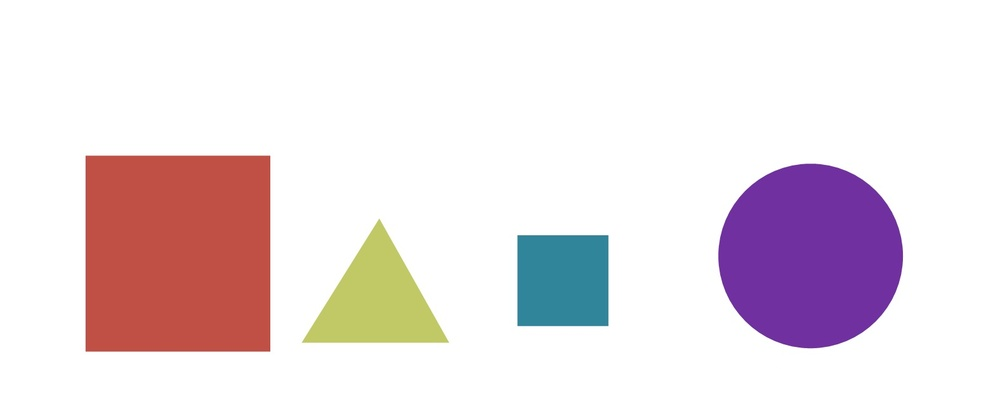
#> input picture images/bunchofshapes.jpg, 1000 x 409 px, shrunk from 1576 x 645 before the run
$ jupyter execute 12+moments+sorting+approximating+matching+contours.ipynb
#> lines starting #> are read from the running program, lines starting #| are printed output that depends on the picture; after the words box and inside, x2 and y2 are one past the last pixel; in counts of white or black regions, pixels touching at a corner belong together
Topicos
1. Classificar contornos por área.
2. Classificar da esquerda para a direita (ótimo para OCR).
3. Aproximar contornos.
4. Envoltório convexo (convex hull).

[cell 1]
import cv2
from matplotlib import pyplot as plt
import numpy as np

def imshow(image = None, size = 10):
    h, w = image.shape[0], image.shape[1]
    aspect_ratio = h/w
    plt.figure(figsize=(size * aspect_ratio,size))
    plt.imshow(cv2.cvtColor(image, cv2.COLOR_BGR2RGB))
    plt.show()

[cell 2]
image = cv2.imread('images/bunchofshapes.jpg')
#> image is the input picture: shape (409, 1000, 3); mean B, G, R 226.7, 222.2, 234.4
imshow(image)


gray = cv2.cvtColor(image,cv2.COLOR_BGR2GRAY)

edged = cv2.Canny(gray, 50, 200)
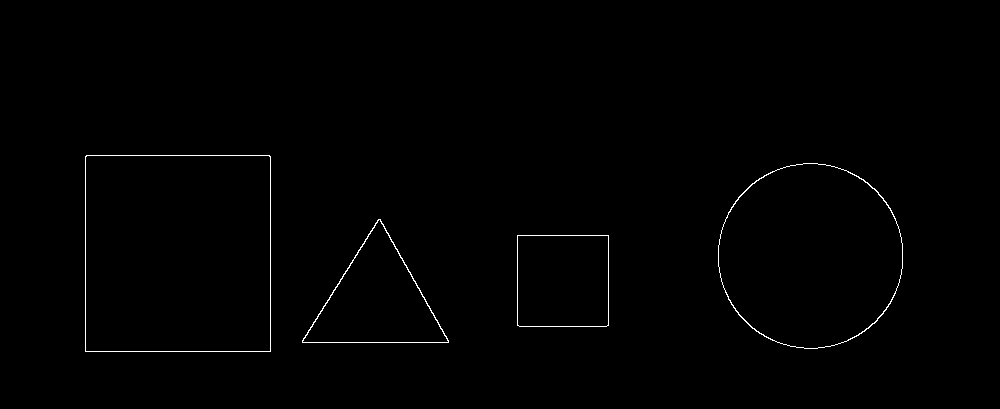
#> edged: shape (409, 1000); 0.57% white in thin lines or dots, all inside (x1, y1, x2, y2) = (85, 155, 903, 352)
imshow(edged)

contours, hierarchy = cv2.findContours(edged.copy(), cv2.RETR_EXTERNAL, cv2.CHAIN_APPROX_NONE)
#> contours = 4 contours; box (x1, y1, x2, y2) and area: (85, 155, 271, 352) 36259, (718, 163, 903, 349) 26813, (302, 219, 449, 343) 9207, (517, 235, 609, 327) 8278
print(len(contours))
#| 4

cv2.drawContours(image, contours, -1, (0,255,0), 3)
imshow(image)

### Classificar contornos por área.

[cell 3]
def get_contour_areas(contours):
    all_areas = []
    for cnt in contours:
        area = cv2.contourArea(cnt)
        all_areas.append(area)
#> this loop made 4 passes
#> area on passes 1 to 4: 8278, 9207, 26813, 36259
#> after the loop, all_areas = [8278, 9207, 26813, 36259]
    return all_areas

image = cv2.imread('images/bunchofshapes.jpg')

print("Original:")
print(get_contour_areas(contours))
#| [8278.0, 9207.0, 26813.0, 36259.0]

sorted_contours = sorted(contours, key=cv2.contourArea, reverse=True)
#> sorted_contours has the same summary as contours

print("Ordenado:")
print(get_contour_areas(sorted_contours))
#> the loop in get_contour_areas (call 2), `for cnt in contours:` made 4 passes
#| [36259.0, 26813.0, 9207.0, 8278.0]

for (i,c) in enumerate(sorted_contours):
    M = cv2.moments(c)
    cx = int(M['m10'] / M['m00'])
    cy = int(M['m01'] / M['m00'])
    cv2.putText(image, str(i+1), (cx, cy), cv2.FONT_HERSHEY_SIMPLEX, 2, (0, 255, 0), 3)
    cv2.drawContours(image, [c], -1, (255,0,0), 3)
#> this loop made 4 passes
#> (cx, cy) on passes 1 to 4: (177, 253), (810, 255), (376, 300), (562, 280)
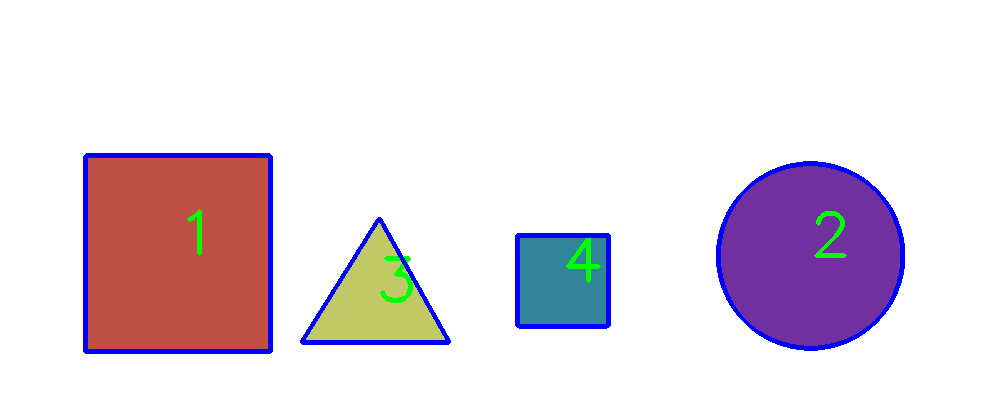
#> image: shape (409, 1000, 3); 2.9% of pixels changed, all inside (x1, y1, x2, y2) = (83, 153, 905, 354)

imshow(image)

## Classificar da esquerda para a direita

[cell 4]
def x_cord_contour(contours):
    """Retorna a coordenada X do centróide do contorno."""
    if cv2.contourArea(contours) > 10:
        M = cv2.moments(contours)
        return (int(M['m10']/M['m00']))
    else:
        pass

def label_contour_center(image, c):
    """Coloca um círculo vermelho nos centros dos contornos."""
    M = cv2.moments(c)
    cx = int(M['m10'] / M['m00'])
    cy = int(M['m01'] / M['m00'])

    cv2.circle(image,(cx,cy), 10, (0,0,255), -1)
    return image

#### **Usamos Moments para calcular o centro e, em seguida, usamos a coordenada X para classificar da esquerda para a direita**

[cell 5]
image = cv2.imread('images/bunchofshapes.jpg')
orginal_image = image.copy()

for (i, c) in enumerate(contours):
    orig = label_contour_center(image, c)
#> this loop made 4 passes
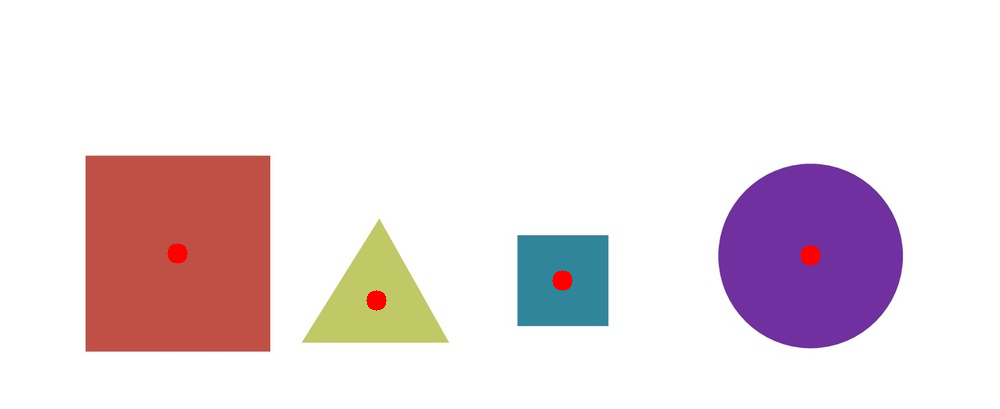
#> image: shape (409, 1000, 3); 0.31% of pixels changed, all inside (x1, y1, x2, y2) = (167, 243, 821, 311)

imshow(image)

contours_left_to_right = sorted(contours, key = x_cord_contour, reverse = False)
#> in x_cord_contour, `M = cv2.moments(contours)`: M = moments, m00 8278, centre m10/m00, m01/m00 = (562.5, 280.5)
#> contours_left_to_right has the same summary as contours

for (i,c)  in enumerate(contours_left_to_right):
    cv2.drawContours(orginal_image, [c], -1, (0,0,255), 3)
    M = cv2.moments(c)
    cx = int(M['m10'] / M['m00'])
    cy = int(M['m01'] / M['m00'])
    cv2.putText(orginal_image, str(i+1), (cx, cy), cv2.FONT_HERSHEY_SIMPLEX, 2, (0, 255, 0), 3)
    (x, y, w, h) = cv2.boundingRect(c)
#> this loop made 4 passes
#> (cx, cy, x, y, w, h) on passes 1 to 4: (177, 253, 85, 155, 186, 197), (376, 300, 302, 219, 147, 124), (562, 280, 517, 235, 92, 92), (810, 255, 718, 163, 185, 186)

imshow(orginal_image)

## **Aproximando Contornos usando ApproxPolyDP**

### **Usando ApproxPolyDP para aproximar contornos como uma forma mais definida**
Ele aproxima uma forma de contorno para outra forma com menos vértices, dependendo da precisão que especificamos.

***cv2.approxPolyDP(contorno, Precisão de Aproximação, Fechado)***
- **contorno** - é o contorno individual que desejamos aproximar
- **Precisão de Aproximação** - Parâmetro importante para determinar a precisão da aproximação. Valores pequenos fornecem aproximações precisas, valores grandes fornecem aproximações mais genéricas. Uma boa regra é usar menos de 5% do perímetro do contorno.
- **Fechado** - um valor booleano que indica se o contorno aproximado deve ser aberto ou fechado.

[cell 6]
image = cv2.imread('images/house.jpg')
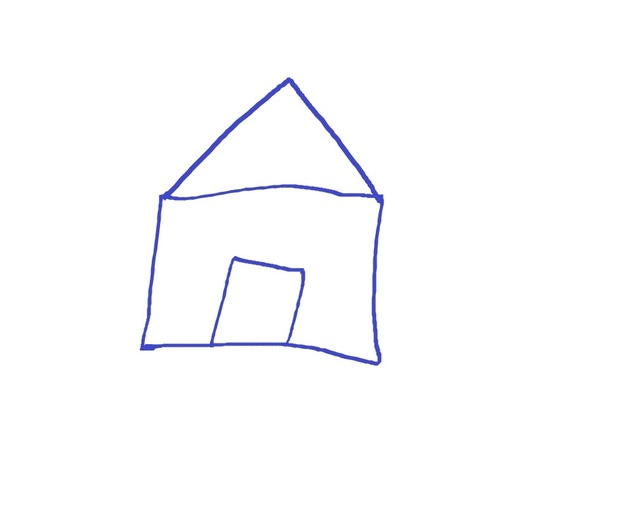
#> input picture images/house.jpg, 635 x 508 px, shrunk from 1000 x 800 before the run
#> image is the input picture: shape (508, 635, 3); mean B, G, R 253.6, 252, 251.9
orig_image = image.copy()
imshow(orig_image)

gray = cv2.cvtColor(image, cv2.COLOR_BGR2GRAY)
#> gray: shape (508, 635)
ret, thresh = cv2.threshold(gray, 127, 255, cv2.THRESH_BINARY_INV)
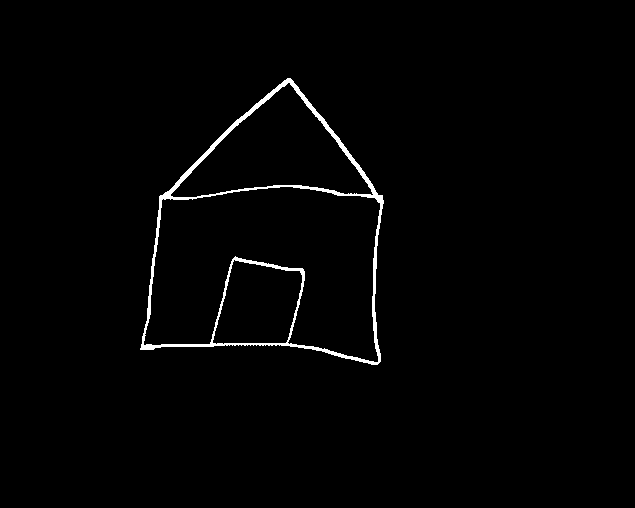
#> thresh: shape (508, 635); 1.4% white; 1 white region

contours, hierarchy = cv2.findContours(thresh.copy(), cv2.RETR_LIST, cv2.CHAIN_APPROX_NONE)
#> contours = 4 contours; box (x1, y1, x2, y2) and area: (140, 78, 384, 365) 48139, (143, 186, 381, 363) 27910, (170, 82, 374, 198) 11328, (212, 259, 303, 345) 5755
copy = image.copy()

for c in contours:
    x,y,w,h = cv2.boundingRect(c)
    cv2.rectangle(orig_image,(x,y),(x+w,y+h),(0,0,255),2)
    cv2.drawContours(image, [c], 0, (0, 255, 0), 2)
#> this loop made 4 passes
#> (x, y, w, h) on passes 1 to 4: (212, 259, 91, 86), (143, 186, 238, 177), (170, 82, 204, 116), (140, 78, 244, 287)
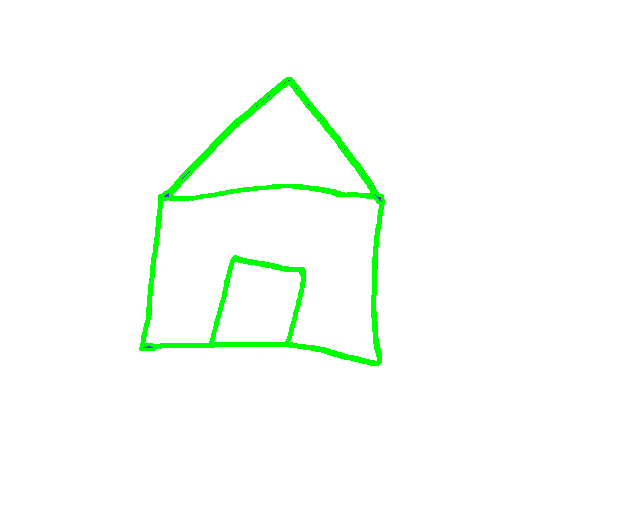
#> image: shape (508, 635, 3); 2.31% of pixels changed, all inside (x1, y1, x2, y2) = (139, 77, 385, 366)
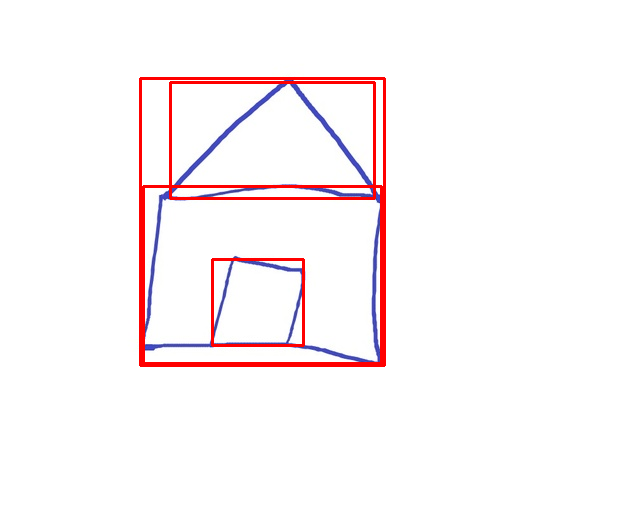
#> orig_image: shape (508, 635, 3); 2.6% of pixels changed, all inside (x1, y1, x2, y2) = (139, 77, 386, 367)

imshow(orig_image)

for c in contours:
    accuracy = 0.03 * cv2.arcLength(c, True)
    approx = cv2.approxPolyDP(c, accuracy, True)
    cv2.drawContours(copy, [approx], 0, (0, 255, 0), 2)
#> this loop made 4 passes
#> (accuracy, approx) on passes 1, 3: (9.54, [[234, 259], [300, 271], [285, 343], [212, 342]]), (16, [[373, 194], [170, 195], [288, 82]])
#> accuracy on passes 2, 4: 29.23, 28.17
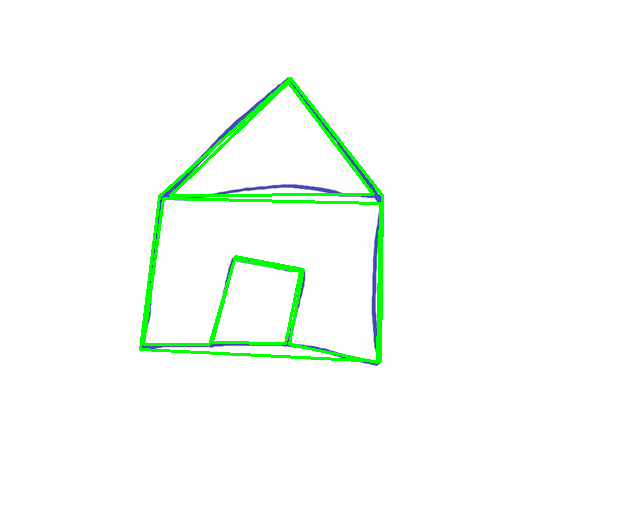
#> copy: shape (508, 635, 3); 2.32% of pixels changed, all inside (x1, y1, x2, y2) = (139, 77, 384, 364)

imshow(copy)

## **Convex Hull**

[cell 7]
image = cv2.imread('images/hand.jpg')
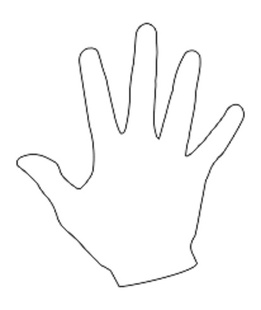
#> input picture images/hand.jpg, 261 x 310 px, shrunk from 412 x 488 before the run
#> image is the input picture: shape (310, 261, 3); min 45, max 255, mean 250.1
orginal_image = image.copy()
gray = cv2.cvtColor(image, cv2.COLOR_BGR2GRAY)
#> gray: shape (310, 261)

imshow(gray)

ret, thresh = cv2.threshold(gray, 176, 255, 0)
#> thresh: shape (310, 261); 97.2% white; black in thin lines or dots, all inside (x1, y1, x2, y2) = (16, 23, 245, 287)
contours, hierarchy = cv2.findContours(thresh.copy(), cv2.RETR_LIST, cv2.CHAIN_APPROX_NONE)
#> contours = 3 contours; box (x1, y1, x2, y2) and area: (0, 0, 261, 310) 80340, (15, 22, 202, 227) 2372, (61, 103, 246, 288) 1094
cv2.drawContours(image, contours, 0, (0, 255, 0), 2)

imshow(image)


# Classifica os contornos por área e depois remova o maior contorno de quadro.
n = len(contours) - 1
#> n = 2
contours = sorted(contours, key=cv2.contourArea, reverse=False)[:n]
#> contours = 2 contours; box (x1, y1, x2, y2) and area: (15, 22, 202, 227) 2372, (61, 103, 246, 288) 1094

# Itera pelos contornos e desenha o envoltório convexo.
for c in contours:
    hull = cv2.convexHull(c)
    cv2.drawContours(orginal_image, [hull], 0, (0, 255, 0), 2)
#> this loop made 2 passes
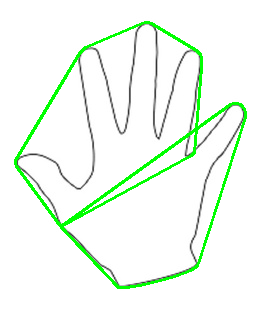
#> orginal_image: shape (310, 261, 3); 4.25% of pixels changed, all inside (x1, y1, x2, y2) = (14, 21, 247, 289)

imshow(orginal_image)
